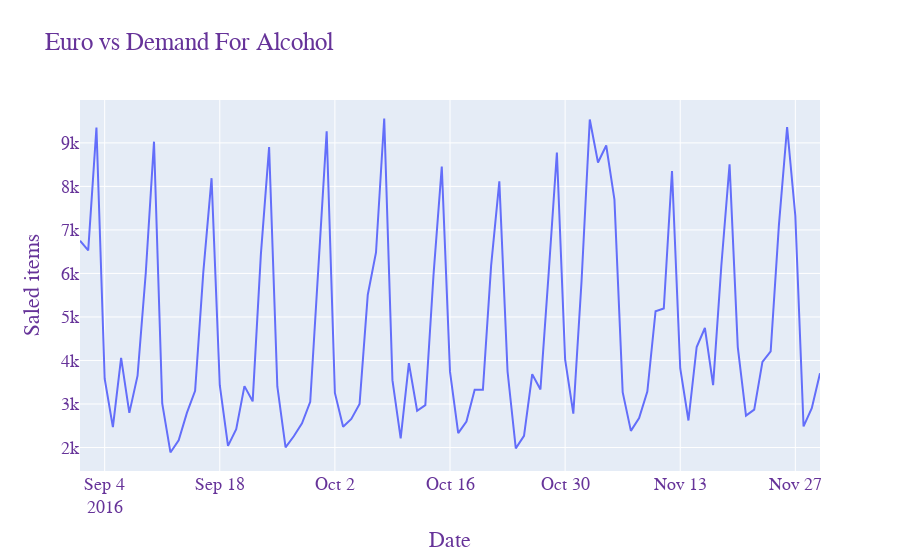

Notebook code cell kept with this figure:
### Code cell
data_alc=data_euro_alc.groupby(["family","date"], as_index=False)['unit_sales'].sum()
line_trace = go.Scatter(
    x=data_alc['date'],
    y=data_alc['unit_sales'],
    mode='lines',
    name='Linia'
)

point_trace = go.Scatter(
    x=data_alc[data_alc['date']=='2014-06-14']['date'],
    y=data_alc[data_alc['date']=='2014-06-14']['unit_sales'],
    mode='markers',
    name='EURO',
    marker=dict(color='red', size=15) 
)

fig = go.Figure(data=[line_trace, point_trace])

fig.update_layout(title=dict(font=dict(size=40),xanchor='center'),title_x=0.5,font=dict(
        family="Courier New, monospace",
        size=18,
        color="RebeccaPurple"
))

fig.update_layout(
    title='Euro vs Demand For Alcohol',
    xaxis_title='Date',
    yaxis_title='Saled items'
)

### Figure 1 — Plotly figure (JSON) as saved in the notebook; plotly's stock layout.template omitted (floating-point values rounded to 4 significant figures)
{"data": [{"mode": "lines", "name": "Linia", "type": "scatter", "x": ["2016-09-01", "2016-09-02", "2016-09-03", "2016-09-04", "2016-09-05", "2016-09-06", "2016-09-07", "2016-09-08", "2016-09-09", "2016-09-10", "2016-09-11", "2016-09-12", "2016-09-13", "2016-09-14", "2016-09-15", "2016-09-16", "2016-09-17", "2016-09-18", "2016-09-19", "2016-09-20", "2016-09-21", "2016-09-22", "2016-09-23", "2016-09-24", "2016-09-25", "2016-09-26", "2016-09-27", "2016-09-28", "2016-09-29", "2016-09-30", "2016-10-01", "2016-10-02", "2016-10-03", "2016-10-04", "2016-10-05", "2016-10-06", "2016-10-07", "2016-10-08", "2016-10-09", "2016-10-10", "2016-10-11", "2016-10-12", "2016-10-13", "2016-10-14", "2016-10-15", "2016-10-16", "2016-10-17", "2016-10-18", "2016-10-19", "2016-10-20", "2016-10-21", "2016-10-22", "2016-10-23", "2016-10-24", "2016-10-25", "2016-10-26", "2016-10-27", "2016-10-28", "2016-10-29", "2016-10-30", "2016-10-31", "2016-11-01", "2016-11-02", "2016-11-03", "2016-11-04", "2016-11-05", "2016-11-06", "2016-11-07", "2016-11-08", "2016-11-09", "2016-11-10", "2016-11-11", "2016-11-12", "2016-11-13", "2016-11-14", "2016-11-15", "2016-11-16", "2016-11-17", "2016-11-18", "2016-11-19", "2016-11-20", "2016-11-21", "2016-11-22", "2016-11-23", "2016-11-24", "2016-11-25", "2016-11-26", "2016-11-27", "2016-11-28", "2016-11-29", "2016-11-30"], "y": [6753, 6531, 9353, 3580, 2469, 4059, 2796, 3652, 6015, 9028, 3012, 1886, 2165, 2796, 3303, 6036, 8189, 3431, 2038, 2421, 3410, 3061, 6444, 8904, 3402, 2001, 2257, 2556, 3049, 6268, 9266, 3254, 2475, 2657, 2998, 5510, 6482, 9559, 3548, 2211, 3938, 2844, 2973, 5981, 8456, 3743, 2329, 2597, 3327, 3326, 6174, 8116, 3746, 1980, 2269, 3683, 3334, 6006, 8778, 4025, 2778, 5826, 9536, 8549, 8940, 7696, 3273, 2382, 2677, 3285, 5131, 5194, 8353, 3822, 2621, 4309, 4746, 3432, 6176, 8506, 4308, 2731, 2870, 3967, 4208, 7103, 9364, 7320, 2484, 2904, 3704]}, {"marker": {"color": "red", "size": 15}, "mode": "markers", "name": "EURO", "type": "scatter", "x": [], "y": []}], "layout": {"autosize": true, "font": {"color": "RebeccaPurple", "family": "Courier New, monospace", "size": 18}, "title": {"text": "Euro vs Demand For Alcohol"}, "xaxis": {"autorange": true, "range": ["2016-09-01", "2016-11-30"], "title": {"text": "Date"}, "type": "date"}, "yaxis": {"autorange": true, "range": [1460.0, 9985.0], "title": {"text": "Saled items"}, "type": "linear"}}}
